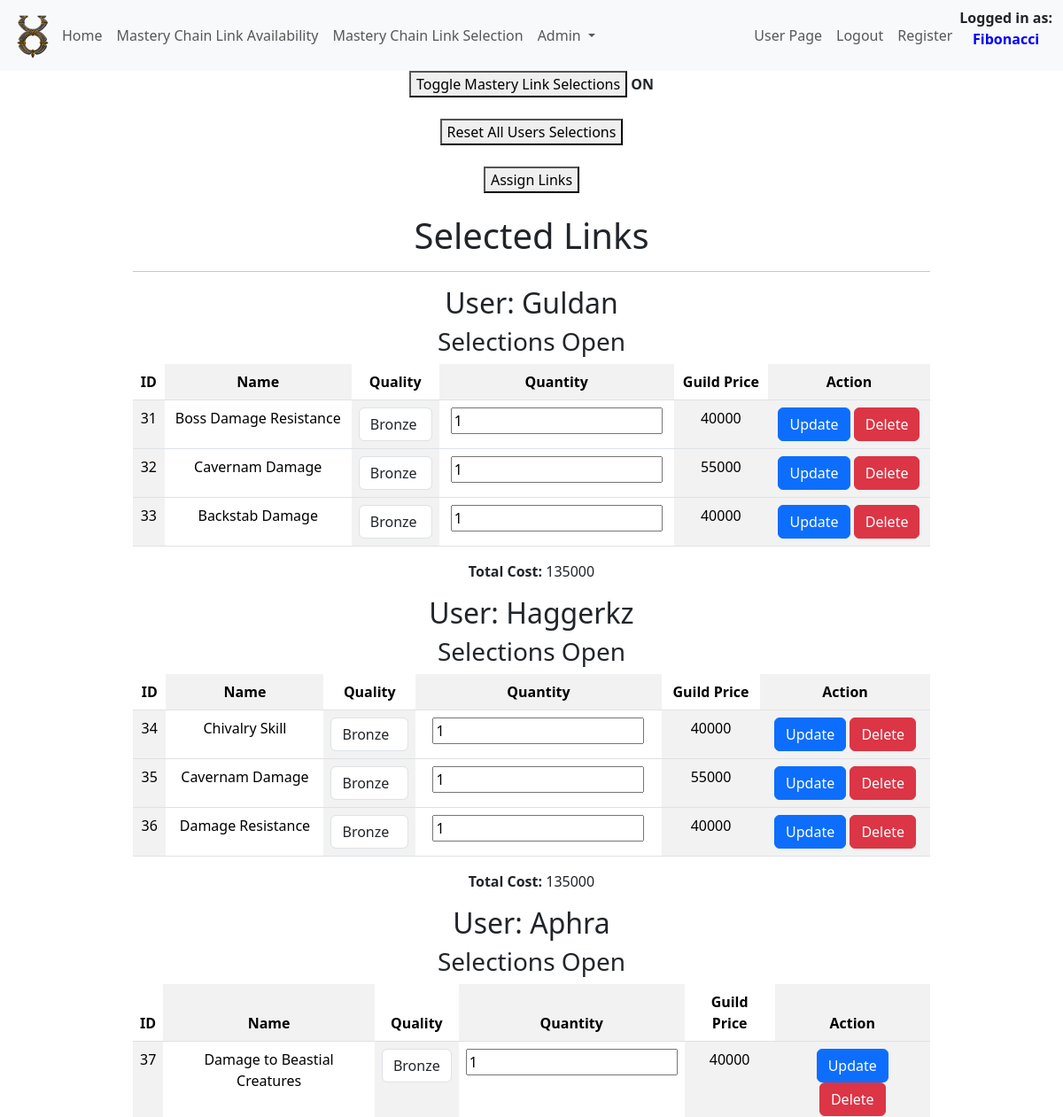
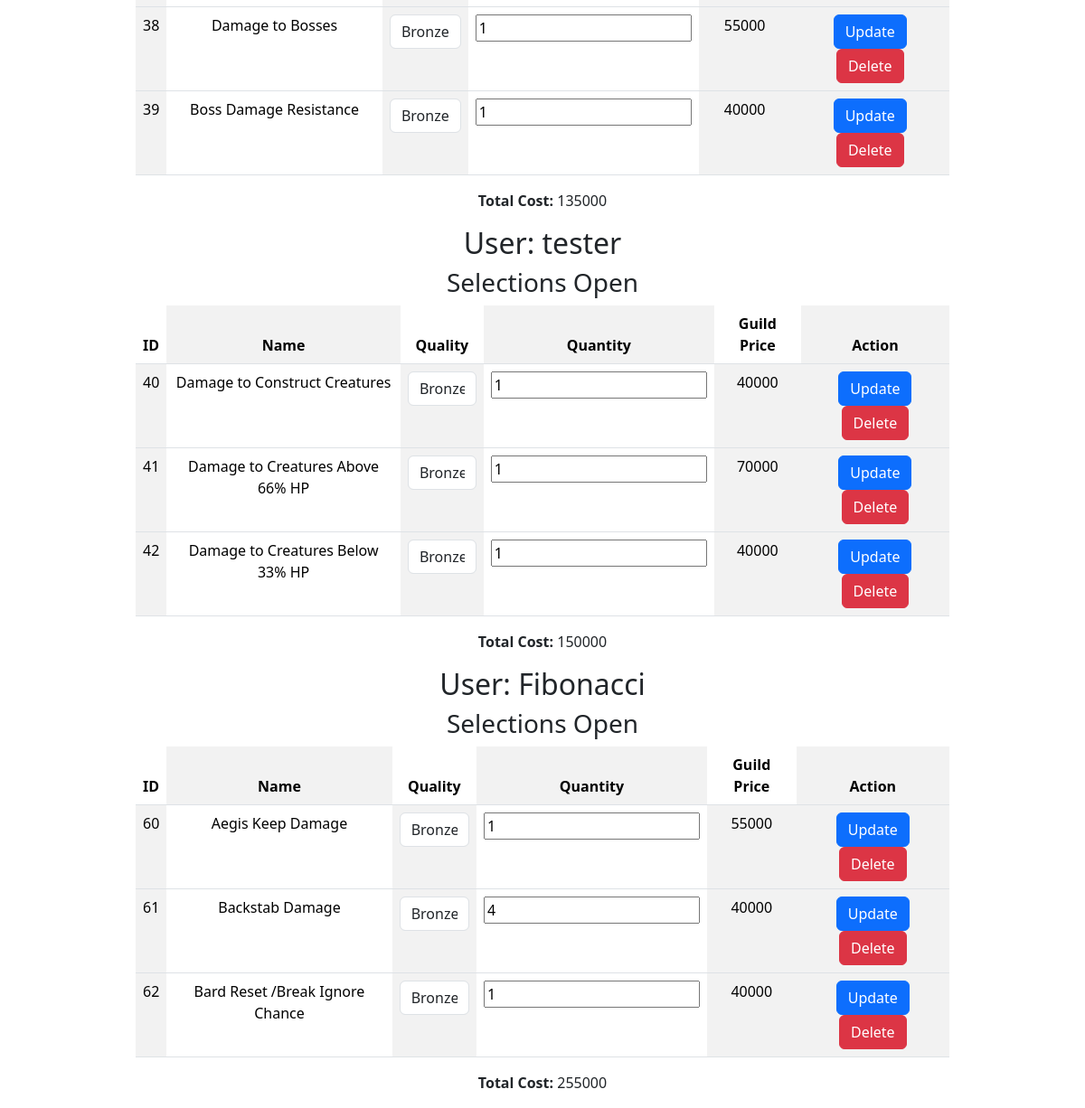
The page /a_selections (signed in) on the database as committed earlier (2 pictures, top to bottom).
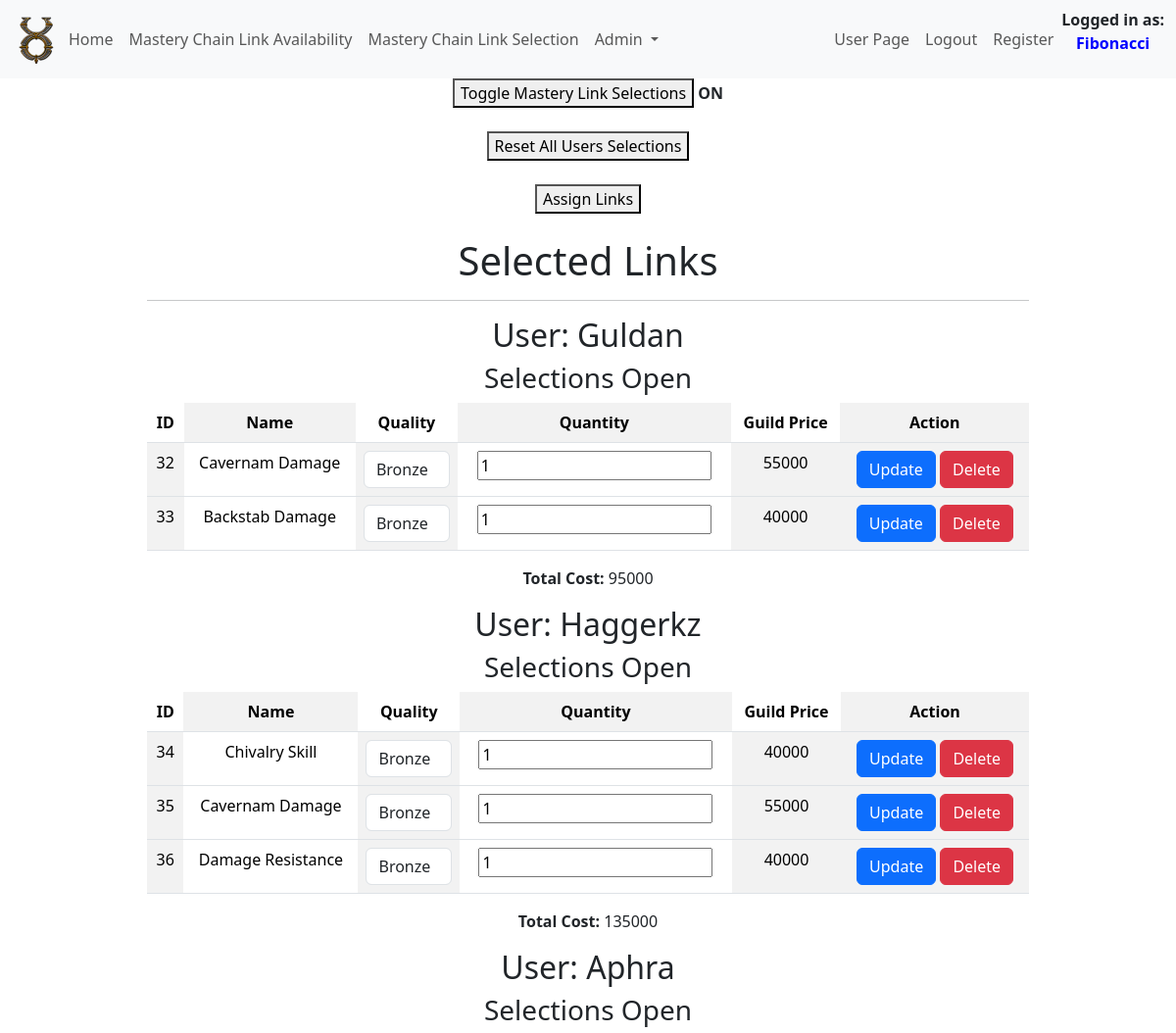
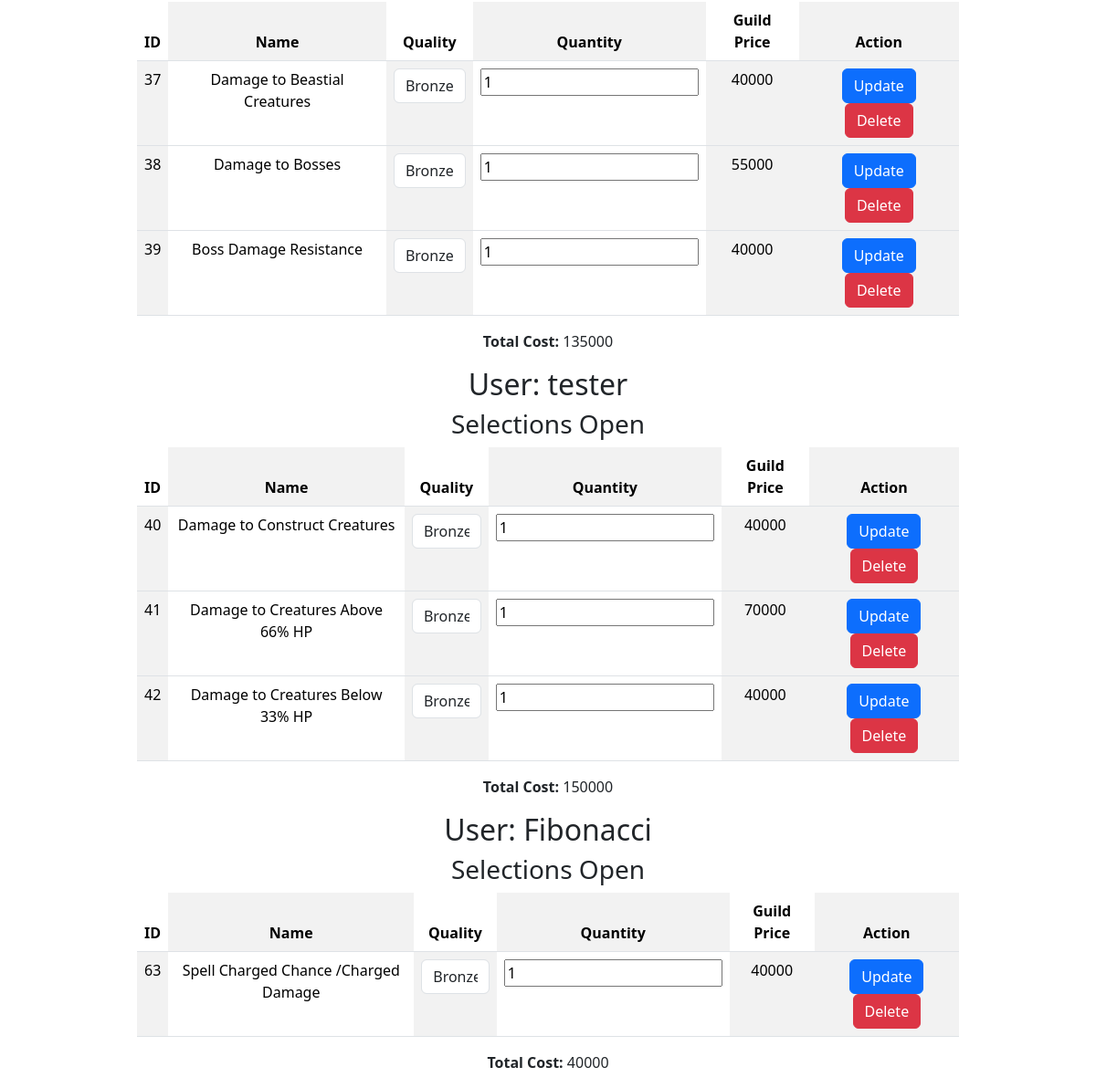
The same page on the database as committed later (2 pictures, top to bottom).
### tables this page shows
CREATE TABLE users (
    id INTEGER PRIMARY KEY AUTOINCREMENT,
    username TEXT NOT NULL,
    password TEXT NOT NULL,
    is_admin INTEGER NOT NULL DEFAULT 0
, sel_lock BOOLEAN DEFAULT (0) NOT NULL, display_name TEXT);

CREATE TABLE selections (
	id INTEGER NOT NULL PRIMARY KEY AUTOINCREMENT,
	mclink_id INTEGER NOT NULL,
	s_quantity INTEGER NOT NULL
, user_id INTEGER NOT NULL, links_total INTEGER NOT NULL);

CREATE TABLE "mclinks" (
    id INTEGER PRIMARY KEY AUTOINCREMENT NOT NULL,
    name TEXT NOT NULL,
    quality TEXT NOT NULL,
    quantity INTEGER NOT NULL,
    market_price INTEGER NOT NULL,
    guild_price INTEGER NOT NULL
);

### app.py (the view)
@app.route('/a_selections', methods=['POST', 'GET'])
def a_selections():
    if g.selection_toggle == 1:
        s_toggle = 'ON'
    else:
        s_toggle = 'OFF'
    selection_data = select_selections()
    conn, cursor = connect_to_database('uonew.db')
    cursor.execute(
        "SELECT DISTINCT selections.user_id, users.id, users.display_name, users.sel_lock FROM selections INNER JOIN users ON selections.user_id = users.id;")
    unique_names = cursor.fetchall()
    totals = {}
    for names in unique_names:
        user_id = names['id']
        cursor.execute("SELECT SUM(links_total) FROM selections WHERE user_id=?", (user_id,))
        total_price = cursor.fetchone()[0]
        totals[user_id] = total_price
    cursor.execute("SELECT DISTINCT name FROM mclinks;")
    unique_links = cursor.fetchall()
    conn.commit()
    conn.close()
    return render_template('a_selections.html', s_toggle=s_toggle, selection_data=selection_data,
                           unique_names=unique_names, totals=totals, unique_links=unique_links)

### app.py (called while the page is built)
@app.before_request
def authentication():
    if 'id' in session:
        user_data = get_user_data()
        selection_toggle = check_selection_toggle()
        g.is_admin = user_data['is_admin']
        g.sel_lock = user_data['sel_lock']
        g.display_name = user_data['display_name']
        g.selection_toggle = selection_toggle['selections_toggle']

### helpers.py (called while the page is built)
def connect_to_database(database_name):
    conn = sqlite3.connect(database_name)
    conn.row_factory = sqlite3.Row
    cursor = conn.cursor()
    return conn, cursor

### selections.py (called while the page is built)
def select_selections(user_id=None):
    conn, cursor = connect_to_database('uonew.db')
    if user_id:
        cursor.execute("SELECT * FROM selections INNER JOIN mclinks ON selections.mclink_id = mclinks.id WHERE selections.user_id = ?", (user_id,))
    else:
        cursor.execute("SELECT * FROM selections INNER JOIN mclinks ON selections.mclink_id = mclinks.id")
    selections_data = cursor.fetchall()
    conn.close()
    return selections_data

def check_selection_toggle():
    conn, cursor = connect_to_database('uonew.db')
    cursor.execute("SELECT selections_toggle FROM global")
    selection_toggle = cursor.fetchone()
    conn.close()
    return selection_toggle

### users.py (called while the page is built)
def get_user_data():
    conn, cursor = connect_to_database('uonew.db')
    user_id = session.get('id')
    cursor.execute("SELECT * FROM users WHERE id = ?", (user_id,))
    user_data = cursor.fetchone()
    conn.close()
    return user_data

### templates/a_selections.html (shortened to what this page needs)
{% extends "index.html" %}
{% block nav %}
<nav class="navbar navbar-expand-lg bg-body-tertiary">
  <div class="container-fluid">
    <img src="{{ url_for('static', filename='images/uo.png') }}" alt="UO Icon" class="small-image">
    <div class="collapse navbar-collapse" id="navbarSupportedContent">
      <ul class="navbar-nav me-auto mb-2 mb-lg-0">
{% if 'id' in session %}
        <li class="nav-item">
          <a class="nav-link" href="ma">Home</a>
        </li>
        <li class="nav-item">
          <a class="nav-link" href="mclinks">Mastery Chain Link Availability</a>
        </li>
        <li class="nav-item">
          <a class="nav-link" href="selections">Mastery Chain Link Selection</a>
        </li>
{% endif %}
{% if 'id' in session and g.is_admin in [1, 2, 3] %}
        <li class="nav-item dropdown">
          <a class="nav-link dropdown-toggle" href="#" role="button" data-bs-toggle="dropdown" aria-expanded="false">
            Admin
          </a>
{% endif %}
{% if 'id' in session and g.is_admin in [1, 2, 3] %}
        </li>
{% endif %}
      </ul>
      <ul class="navbar-nav mb-2 mb-lg-0 right-align">
        {% if 'id' in session %}
          <li class="nav-item">
            <a class="nav-link" href="user">User Page</a>
        </li>
        <li class="nav-item">
            <a class="nav-link" onclick="return confirm('Are you sure?')" href="{{ url_for('logout') }}">Logout</a>
        </li>
        {% endif %}
        <li class="nav-item">
            <a class="nav-link" href="register">Register</a>
        </li>
      </ul>
    </div>
    <b class="nav-item">Logged in as: <p style="color:blue; text-align:center;">{{ g.display_name }}</p></b>
  </div>
</nav>
{% endblock %}
{% block content %}
<div class="a_mclinks_table">
    <form action="/global_selection_toggle" method="post">
        <button type="submit" onclick="return confirm('Are you sure?')">Toggle Mastery Link Selections</button>
        <b>{{ s_toggle }}</b>
    </form>
</div>
<br>
<div class="a_mclinks_table">
    <form action="/reset_all_selections" method="post">
        <button type="submit" onclick="return confirm('Are you sure?')">Reset All Users Selections</button>
    </form>
</div>
<br>
<div class="a_mclinks_table">
    <form action="/assign_links" method="post">
        <button type="submit" onclick="return confirm('Are you sure?')">Assign Links</button>
    </form>
</div>
<br>
<div class="a_mclinks_table">
    <h1>Selected Links</h1>
    <hr>
    {% for user_info in unique_names %}
        <h2>User: {{ user_info['display_name'] }}</h2>
        <h3>
            {% if user_info['sel_lock'] == 1 %}
            Selections Locked
            {% else %}
            Selections Open
            {% endif %}
        </h3>
        <table class="table table-striped-columns table-hover">
            <thead>
                <tr>
                    <th>ID</th>
                    <th>Name</th>
                    <th>Quality</th>
                    <th>Quantity</th>
                    <th>Guild Price</th>
                    <th>Action</th>
                </tr>
            </thead>
            <tbody>
                {% set total_cost = totals[user_info['id']] %}
                {% for selection in selection_data %}
                    {% if selection['user_id'] == user_info['id'] %}
                        <tr>
                            <form action="/admin_update_user_selection" method="post" style="display:inline;">
                            <td><input type="hidden" name="selection_id" value="{{ selection['id'] }}">{{ selection['id'] }}</td>
                            <td><input type="hidden" name="link_name" value="{{ selection['name'] }}">{{ selection['name'] }}</td>
                            <td>
                                           <select class="form-control" name="quality" id="quality">
                <option {% if selection['quality'] == 'Bronze' %} selected {% endif %}>Bronze</option>
            </select>
                            </td>
                            <td><input type="number" name="quantity" value="{{ selection['s_quantity'] }}"></td>
                            <td>{{ selection['guild_price'] }}</td>
                            <td>
                                <button type="submit" class="btn btn-primary">Update</button>
                                </form>
                                <form action="/admin_delete_user_selection" method="post" style="display:inline;">
                                    <button type="submit" class="btn btn-danger" onclick="return confirm('Are you sure?')">Delete</button>
                                </form>
                        </tr>
                    {% endif %}
                {% endfor %}
            </tbody>
        </table>
        <p><input type="hidden" name="total"><b>Total Cost:</b> {{ total_cost }}</p>
    {% endfor %}
</div>
{% endblock %}

### templates/index.html (shortened to what this page needs)
<!DOCTYPE html>
<html lang="en">
<head>
    <link href="https://cdn.jsdelivr.net/npm/bootstrap@5.3.2/dist/css/bootstrap.min.css" rel="stylesheet">
    <link rel="stylesheet" type="text/css" href="{{ url_for('static', filename='style.css') }}">
</head>
<body>
    <header>
        <nav>
            {% block nav %}{% endblock %}
        </nav>
    </header>
    <main>
        {% block content %}{% endblock %}
    </main>
</body>
</html>

### static/style.css (style rules this page uses)
.form-control { max-width: 300px; }
.small-image { max-width: 50px; max-height: 50px; }
.right-align { float: right; }
.a_mclinks_table { margin: auto; width: 75%; text-align: center; }

Rows that differ between the two databases and show on the page:
removed selections: id "31", name "Boss Damage Resistance", quality "Bronze", quantity "1", guild_price "40000", shown under users "Guldan"
removed selections: id "60", name "Aegis Keep Damage", quality "Bronze", quantity "1", guild_price "55000", shown under users "Fibonacci"
removed selections: id "61", name "Backstab Damage", quality "Bronze", quantity "4", guild_price "40000", shown under users "Fibonacci"
removed selections: id "62", name "Bard Reset /Break Ignore Chance", quality "Bronze", quantity "1", guild_price "40000", shown under users "Fibonacci"
computed for users "Fibonacci": total_cost "255000" → "40000"
computed for users "Guldan": total_cost "135000" → "95000"
added selections: id "63", name "Spell Charged Chance /Charged Damage", quality "Bronze", quantity "1", guild_price "40000", shown under users "Fibonacci"
